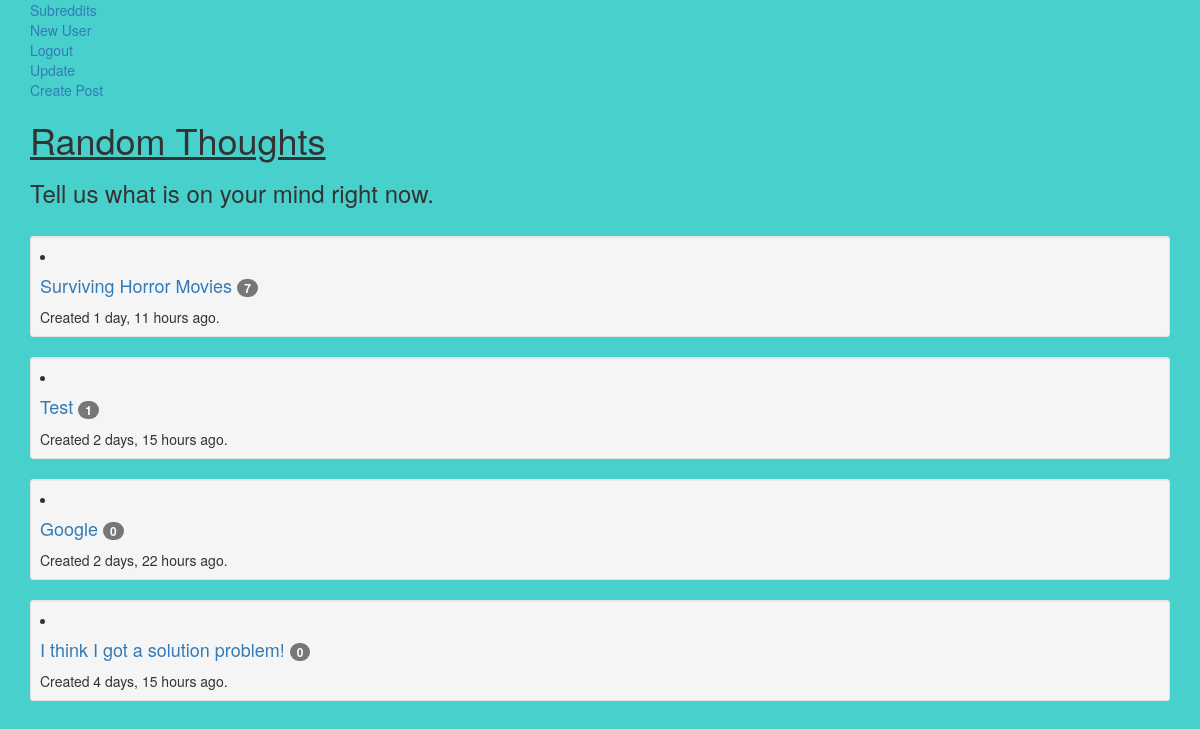
Screenshot of /subreddit/4/ (signed in) with the database file from the repository.
### app/models.py (models this page shows, shortened)
class Subreddit(models.Model):
    name = models.CharField(max_length=100)
    description = models.CharField(max_length=255)
    creation = models.DateTimeField(auto_now_add=True)
    def __str__(self):
        return self.name
    def get_recent(self):
        return Post.objects.filter(subreddit=self).order_by('-post_created')[:20]

class Post(models.Model):
    title = models.CharField(max_length=100)
    post_description = models.CharField(max_length=255)
    url_page = models.URLField(null=True, blank=True)
    post_created = models.DateTimeField(auto_now_add=True)
    post_edit = models.DateTimeField(auto_now=True)
    subreddit = models.ForeignKey(Subreddit)
    user = models.ForeignKey(User)
    def __str__(self):
        return self.title
    def post_count(self):
        return Comment.objects.filter(comment_post=self).count()

### app/views.py (the view)
# urls.py: url(r'^subreddit/(?P<pk>\d+)/$', SubredditDetailView.as_view(), name="subreddit_detail_view"),
class SubredditDetailView(DetailView):
    model = Subreddit

### templates/app/subreddit_detail.html
{% extends 'base.html' %}
{% block content %}
<a href="{% url 'subreddit_update_view' object.id %}">Update</a><br>
<a href="{% url 'post_create_view' object.id %}">Create Post</a>
<h1>{{ object }}</h1>
<h3>{{ object.description }}</h3> <br>
{% for post in object.get_recent %}
  <div class="well well-sm">
      <li><h4><a href="{% url 'post_detail_view' post.id %}">{{ post }} <span class="badge">{{ post.post_count }}</span></a></h4></li>
      Created {{ post.post_created|timesince }} ago.
  </div>
{% endfor %}
{% endblock %}

### templates/base.html (style rules this page uses)
body { background-color: #48D1CC; }
h1 { position: relative; text-decoration: underline; }

### rows the page displays
Subreddit: name "Random Thoughts", description "Tell us what is on your mind right now."
Post: title "Surviving Horror Movies", post_count "7", post_created "1 day, 11 hours"
Post: title "Test", post_count "1", post_created "2 days, 15 hours"
Post: title "Google", post_count "0", post_created "2 days, 22 hours"
Post: title "I think I got a solution problem!", post_count "0", post_created "4 days, 15 hours"
